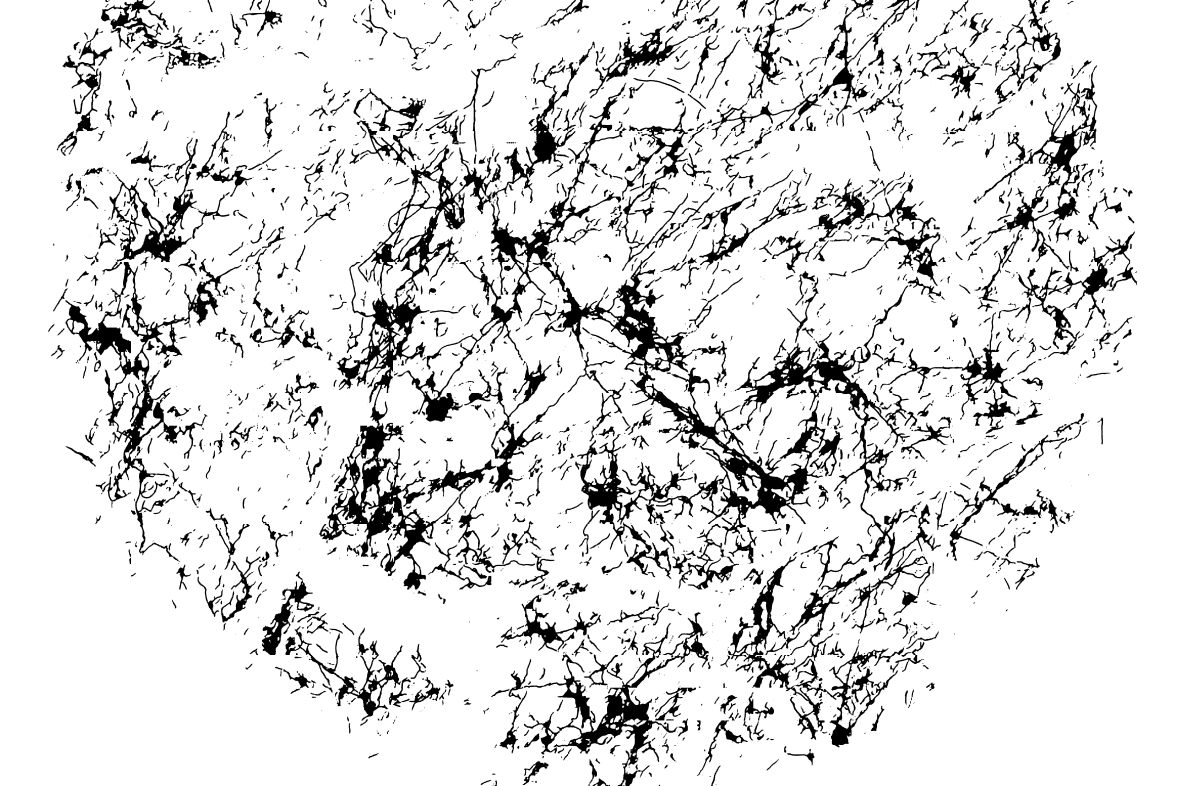
#> input picture path_to_save_inverted_image.jpg, 8254 x 5502 px, given in place of reconstructed_mask_093-PI588372_16-59.png, which was not available (shown at 1/7 size)
$ python get_pixel_chart.py
#> lines starting #> are read from the running program, lines starting #| are printed output that depends on the picture; after the words box and inside, x2 and y2 are one past the last pixel; in counts of white or black regions, pixels touching at a corner belong together; pictures that were not available may be replaced by others from this repository, and a replacement may not be noted
### postproccessing/crop_leaf.py
import cv2
import numpy as np
from matplotlib import pyplot as plt
import os
from PIL import Image, ImageCms
import time
from skimage.filters import threshold_otsu

def keep_largest_component(binary_image):

    # Find contours of all objects
    contours, _ = cv2.findContours(binary_image, cv2.RETR_EXTERNAL, cv2.CHAIN_APPROX_SIMPLE)

    # If no contours found, return original image
    if not contours:
        return binary_image

    # Find the largest contour based on area
    largest_contour = max(contours, key=cv2.contourArea)

    # Create a mask for the largest contour
    mask = np.zeros_like(binary_image)
    cv2.drawContours(mask, [largest_contour], -1, 255, thickness=cv2.FILLED)

    # Apply the mask to the binary image
    largest_component_image = cv2.bitwise_and(binary_image, mask)

    return largest_component_image

def fill_holes(image):

    # Convert to binary
    thresholded_image = image > threshold_otsu(image)

    # Accumulated true from left to right (horizontal)
    trueLeft = np.logical_or.accumulate(thresholded_image, axis=1)

    # Accumulated true from right to left (horizontal)
    trueRight = np.logical_or.accumulate(thresholded_image[:, ::-1], axis=1)[:, ::-1]

    # Accumulated true from top to bottom (vertical)
    trueTop = np.logical_or.accumulate(thresholded_image, axis=0)

    # Accumulated true from bottom to top (vertical)
    trueBottom = np.logical_or.accumulate(thresholded_image[::-1, :], axis=0)[::-1]

    # True if there's any true in both horizontal directions (left and right)
    horizontal_or_image = trueLeft * trueRight

    # True if there's any true in both vertical directions (top and bottom)
    vertical_or_image = trueTop * trueBottom

    # True if there's any true in both horizontal and vertical directions
    filled_image = horizontal_or_image & vertical_or_image

    return filled_image.astype(np.uint8) * 255

def create_mask(binary_image):

    # Set kernel
    kernel = np.ones((25, 25), np.uint8)

    # Closing holes
    dilated_image = cv2.dilate(binary_image, kernel, iterations=8, borderType=cv2.BORDER_CONSTANT, borderValue=0)
    eroded_image = cv2.erode(dilated_image, kernel, iterations=8)

    # Select for largest connected object
    cleaned_image = keep_largest_component(eroded_image)

    filled_image = fill_holes(cleaned_image)

    # Blur to smooth edges
    blurred_image = cv2.GaussianBlur(filled_image, (15, 15),5)

    return filled_image


def crop_leaf_disc(image_path, justMask = False):

    color_threshold = 140

    # Load the image
    im = Image.open(image_path).convert('RGB')
    image = cv2.imread(image_path)

    # Convert to Lab colourspace
    srgb_p = ImageCms.createProfile("sRGB")
    lab_p  = ImageCms.createProfile("LAB")

    rgb2lab = ImageCms.buildTransformFromOpenProfiles(srgb_p, lab_p, "RGB", "LAB")
    Lab = ImageCms.applyTransform(im, rgb2lab)
    _, _, b_channel = Lab.split()

    b_channel_np = np.array(b_channel)
    _, thresholded_b_channel_np = cv2.threshold(b_channel_np, color_threshold, 255, cv2.THRESH_BINARY)

    # Create mask on thresholded b-channel
    thresholded_b_channel_np = create_mask(thresholded_b_channel_np)

    # Resize mask for bitwise and with image
    resized_mask = cv2.resize(thresholded_b_channel_np.astype(np.uint8), (image.shape[1], image.shape[0]))

    if justMask:
        return resized_mask

    resized_mask_3ch = cv2.merge([resized_mask, resized_mask, resized_mask])

    # if justMask:
    #     return resized_mask_3ch
    cv2.imwrite(f"background_mask_{os.path.basename(image_path)}", resized_mask_3ch)

    masked_image = cv2.bitwise_and(image, resized_mask_3ch)

    return masked_image

def get_background_mask(image_path):
    mask = crop_leaf_disc(image_path, True)
    return mask

# [6 lines left out: function main, not called in this run]

# [12 lines that do not run on import are left out]

### postproccessing/get_pixel_chart.py
import cv2
from postproccessing.crop_leaf import get_background_mask
import numpy as np

def process_image(input_image_path, output_image_path):
    # Load the image in grayscale
#> called with output_image_path = 'output_image.png'
    img = cv2.imread(input_image_path, cv2.IMREAD_GRAYSCALE)
#> img is the input picture: shape (5502, 8254); min 0, max 255, mean 223.1

    # Ensure the image is binary (black and white)
    _, binary_img = cv2.threshold(img, 127, 255, cv2.THRESH_BINARY)
#> binary_img: shape (5502, 8254); 87.5% white; 2832 black regions (638 under 20 px), largest, box (x1, y1, x2, y2) and area: (2235, 436, 5901, 4126) 1506631, (459, 1810, 1690, 3932) 295619, (5121, 2326, 6585, 4112) 258688

    # Count the white and black pixels
    white_pixels = np.sum(binary_img == 255)
#> white_pixels = 39734246
    black_pixels = np.sum(binary_img == 0) - np.count_nonzero(get_background_mask("leaves_to_inference/093-PI588372_16-59.png")==0)
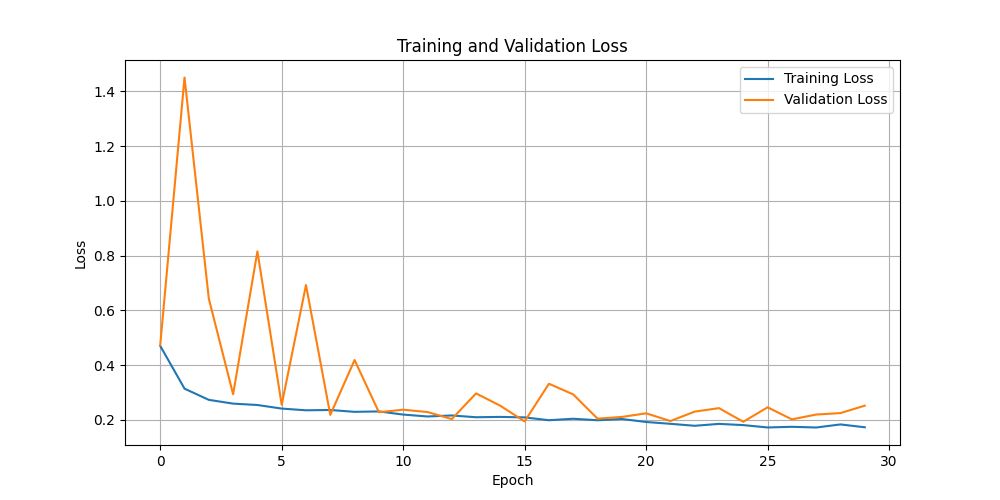
#> input picture xe_test.png, 1000 x 500 px, given in place of 093-PI588372_16-59.png, which was not available
#> in crop_leaf_disc, `Lab = ImageCms.applyTransform(im, rgb2lab)`: Lab: PIL image 1000x500 LAB; mean of channels 0, 1, 2 250.2, 1.5, 1.6
#> in crop_leaf_disc, `_, _, b_channel = Lab.split()`:
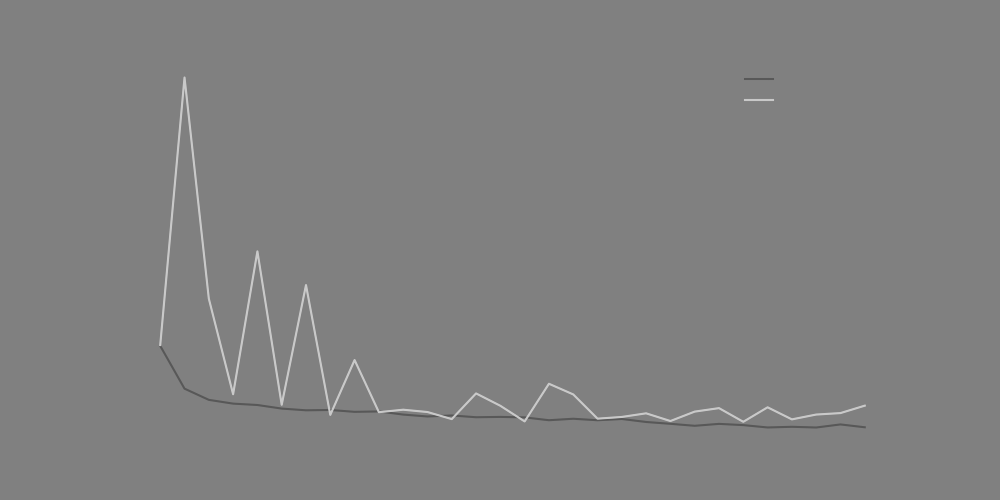
#> b_channel: PIL image 1000x500 L; min 88, max 201, mean 128.4
#> in crop_leaf_disc, `_, thresholded_b_channel_np = cv2.threshold(b_channel_np, color_thresh..`:
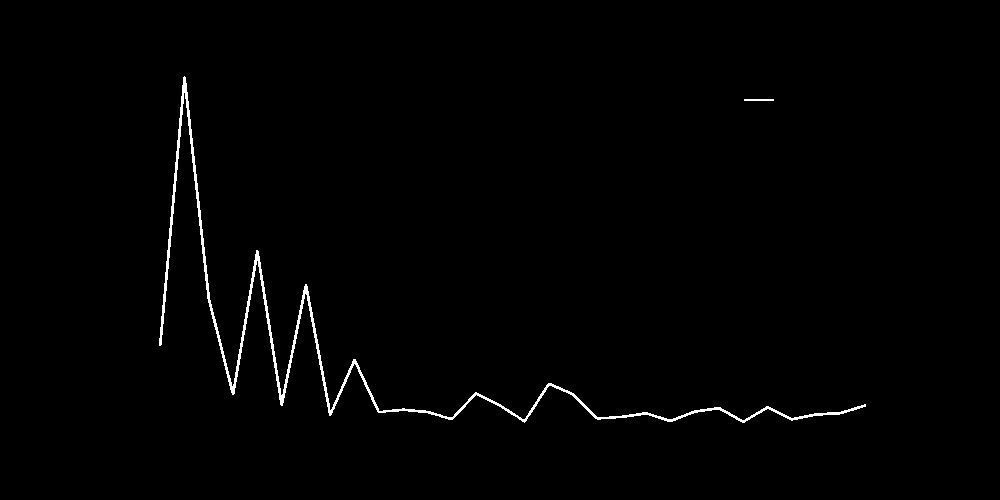
#> thresholded_b_channel_np: shape (500, 1000); 0.98% white in thin lines or dots, all inside (x1, y1, x2, y2) = (159, 76, 866, 423)
#> in create_mask, `dilated_image = cv2.dilate(binary_image, kernel, iterations=8, borderT..`: dilated_image: shape (500, 1000); 60.4% white; 2 black regions, box (x1, y1, x2, y2) and area: (284, 0, 1000, 500) 159481, (0, 0, 184, 500) 38633
#> in create_mask, `eroded_image = cv2.erode(dilated_image, kernel, iterations=8)`:
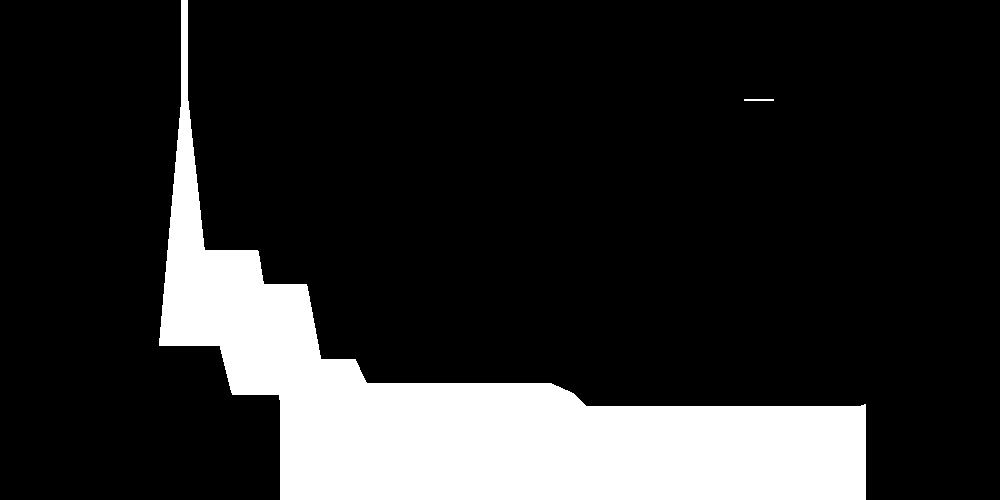
#> eroded_image: shape (500, 1000); 16.7% white; 2 white regions
#> in keep_largest_component, `contours, _ = cv2.findContours(binary_image, cv2.RETR_EXTERNAL, cv2.CH..`: contours = 2 contours; box (x1, y1, x2, y2) and area: (159, 0, 866, 500) 82467, (744, 99, 774, 101) 29
#> in keep_largest_component, `largest_contour = max(contours, key=cv2.contourArea)`: largest_contour = contour of 211 points, box (x1, y1, x2, y2) (159, 0, 866, 500), area 82467
#> in keep_largest_component, `cv2.drawContours(mask, [largest_contour], -1, 255, thickness=cv2.FILLED)`: mask: shape (500, 1000); 16.7% white; 1 white region, box (x1, y1, x2, y2) and area: (159, 0, 866, 500) 83618
#> in fill_holes, `trueLeft = np.logical_or.accumulate(thresholded_image, axis=1)`: trueLeft: shape (500, 1000) bool; 79.9% white; 1 black region, box (x1, y1, x2, y2) and area: (0, 0, 280, 500) 100361
#> in fill_holes, `trueRight = np.logical_or.accumulate(thresholded_image[:, ::-1], axis=..`: trueRight: shape (500, 1000) bool; 36.9% white; 1 white region, box (x1, y1, x2, y2) and area: (0, 0, 866, 500) 184533
#> in fill_holes, `trueTop = np.logical_or.accumulate(thresholded_image, axis=0)`: trueTop: shape (500, 1000) bool; 19.9% white; 1 white region, box (x1, y1, x2, y2) and area: (159, 0, 866, 500) 99584
#> in fill_holes, `trueBottom = np.logical_or.accumulate(thresholded_image[::-1, :], axis..`:
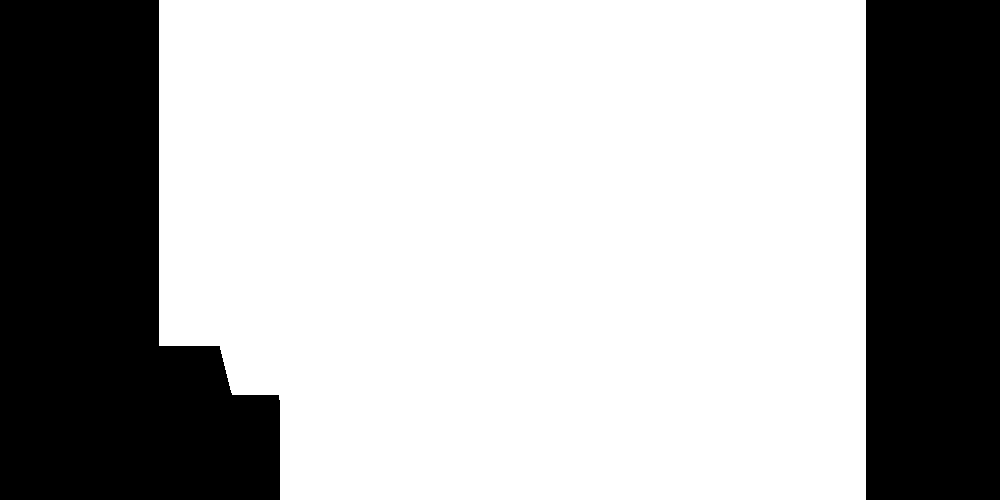
#> trueBottom: shape (500, 1000) bool; 67.5% white; 2 black regions, box (x1, y1, x2, y2) and area: (0, 0, 280, 500) 95466, (866, 0, 1000, 500) 67000
#> in fill_holes, `horizontal_or_image = trueLeft * trueRight`: horizontal_or_image: shape (500, 1000) bool; 16.8% white; 1 white region, box (x1, y1, x2, y2) and area: (159, 0, 866, 500) 84172
#> in create_mask, `blurred_image = cv2.GaussianBlur(filled_image, (15, 15),5)`:
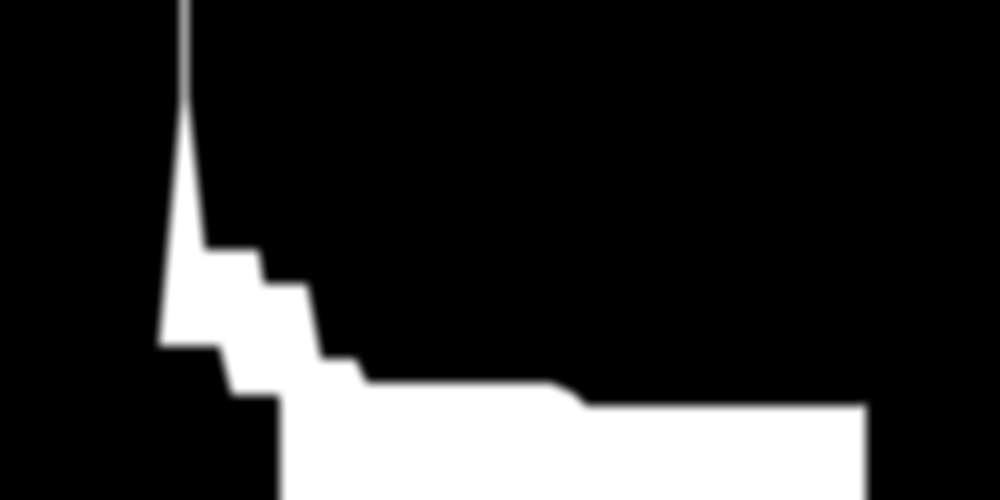
#> blurred_image: shape (500, 1000); min 0, max 255, mean 42.6
#> black_pixels = 5262880

    # Get the original image dimensions
    height, width = img.shape
#> height = 5502; width = 8254

    # Create a new image with white pixels on top and black pixels below
    new_img = (np.ones((height, width), dtype=np.uint8))*100

    # Calculate the number of rows for white and black pixel sections
    num_white_rows = white_pixels // width
#> num_white_rows = 4813
    num_black_rows = black_pixels // width
#> num_black_rows = 637

    # Place the white pixels in the top section of the new image
    new_img[:num_white_rows, :] = 255

    # Place the black pixels in the bottom section of the new image
    new_img[num_white_rows:num_white_rows + num_black_rows, :] = 0

    # Save the resulting image
    cv2.imwrite(output_image_path, new_img)
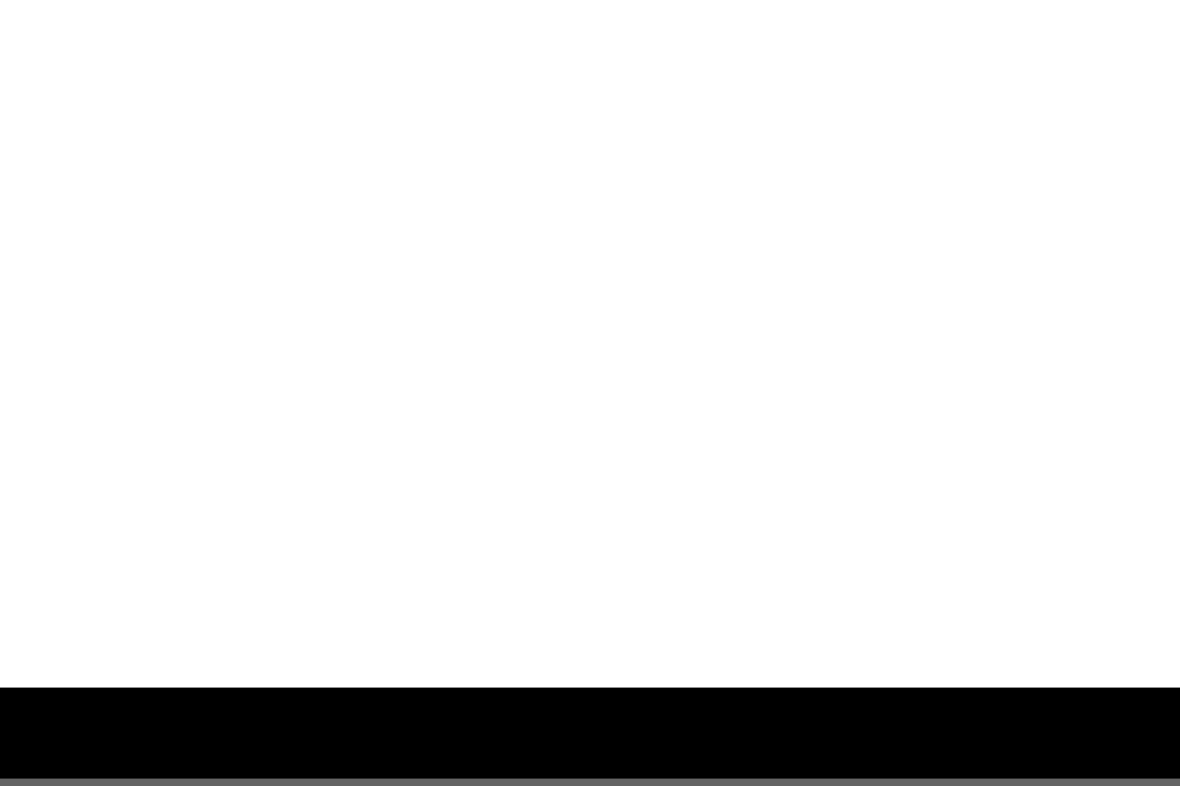
#> saved as output_image.png: shape (5502, 8254) (shown at 1/7 size); min 0, max 255, mean 224

# Example usage
input_image_path = 'whole_leaf_masks/reconstructed_mask_093-PI588372_16-59.png'   # Path to the input black and white image
output_image_path = 'output_image.png' # Path to save the processed image
process_image(input_image_path, output_image_path)
